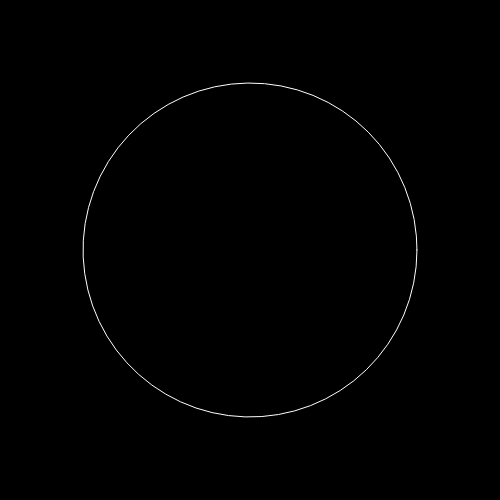
Frame 1 (no input)
Frame 60 (no input): identical to frame 1, image omitted
Frame 120 (the mouse pressed at the canvas centre since frame 60): identical to frame 1, image omitted

The p5.js sketch that drew this single still picture (run headless with seeded random() and noise() and a simulated clock; from frame 60 on, the mouse is pressed at the canvas centre):

// p5.js sketch
// ── sketch.js
let inc = 0.1
// let noiseMax = 10
let slider;

function setup() {
  createCanvas(500, 500)
  slider = createSlider(0, 10, 0, 0.1)
}

function draw() {
  background(0)
  translate(width / 2, height / 2)
  beginShape()
  stroke(255)
  noFill()
  let noiseMax = slider.value()
  for (a = 0; a < TWO_PI; a += 0.1) {
    // we add the 1 so that we are only in the poistive region of our graph
    // since sin and cos go from -1 to 1
    // or we map it so it never gets below 0
    // let xoff = cos(a) + 1
    // let yoff = sin(a) + 1
    let xoff = map(cos(a), -1, 1, 0, noiseMax)
    let yoff = map(sin(a), -1, 1, 0, noiseMax)
    let r = map(noise(xoff, yoff), 0, 1, 100, 200)
    let x = r * cos(a)
    let y = r * sin(a)
    vertex(x, y)
    // xoff += inc
    // yoff += inc
  }
  endShape(CLOSE)
}
